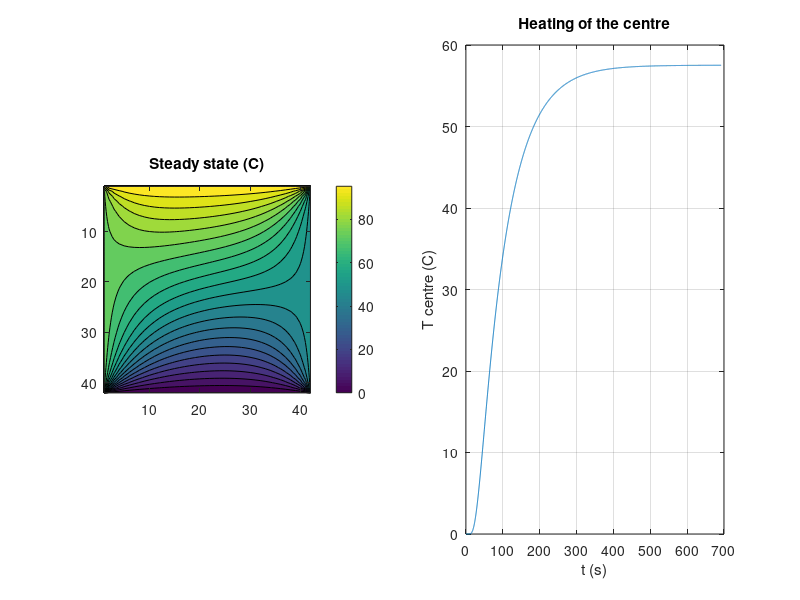

Reproduce this figure in MATLAB.
% Day 125 · Project 18: Heat Conduction in a Plate (Finite Differences) — Full program
% Run: open this file in MATLAB and press Run (or type main in the Command Window)

clc; clear; close all;
n = 40;                                       % inside points per side
Ttop = 100; Tbottom = 0; Tleft = 75; Tright = 50;
% ---- (a) SOR iteration ----
T = zeros(n + 2);
T(1, :) = Ttop; T(end, :) = Tbottom; T(:, 1) = Tleft; T(:, end) = Tright;
T(1, 1) = (Ttop + Tleft)/2; T(1, end) = (Ttop + Tright)/2; T(end, 1) = (Tbottom + Tleft)/2; T(end, end) = (Tbottom + Tright)/2;
w = 2/(1 + sin(pi/(n + 1)));                 % the optimal over-relaxation factor
tic
for iter = 1:5000
    change = 0;
    for i = 2:n + 1
        for j = 2:n + 1
            new = (T(i+1, j) + T(i-1, j) + T(i, j+1) + T(i, j-1))/4;
            delta = w*(new - T(i, j));
            T(i, j) = T(i, j) + delta;
            change = max(change, abs(delta));
        end
    end
    if change < 1e-6, break; end
end
t_sor = toc;
% ---- (b) one sparse linear system ----
tic
e = ones(n, 1);
D = spdiags([e -2*e e], -1:1, n, n);
A = kron(speye(n), D) + kron(D, speye(n));   % the 2-D Laplacian
b = zeros(n);                                % move the known boundary values to the right side
b(1, :) = b(1, :) - Ttop;  b(end, :) = b(end, :) - Tbottom;
b(:, 1) = b(:, 1) - Tleft; b(:, end) = b(:, end) - Tright;
Tin = reshape(A \ b(:), n, n);
t_sparse = toc;
fprintf('SOR: %d iterations, %.3f s | sparse direct: %.3f s | max difference %.2e C\n', iter, t_sor, t_sparse, max(max(abs(Tin - T(2:end-1, 2:end-1)))));
fprintf('Centre temperature: %.3f C (by symmetry of the equation it is the mean of the edges, %.2f C)\n', Tin(n/2, n/2)/2 + Tin(n/2 + 1, n/2 + 1)/2, mean([Ttop Tbottom Tleft Tright]));
subplot(1, 2, 1); contourf(T, 20); axis ij equal tight; colorbar; title('Steady state (C)')
% ---- (c) transient heating of a cold plate ----
alpha = 1.1e-4; L = 0.4; h = L/(n + 1);
dt = 0.2*h^2/alpha;                           % below the stability limit 0.25
r = alpha*dt/h^2;
U = zeros(n + 2); U(1, :) = Ttop; U(end, :) = Tbottom; U(:, 1) = Tleft; U(:, end) = Tright;
centre = zeros(1, 4000);
for k = 1:4000
    U(2:end-1, 2:end-1) = U(2:end-1, 2:end-1) + r*(U(3:end, 2:end-1) + U(1:end-2, 2:end-1) + U(2:end-1, 3:end) + U(2:end-1, 1:end-2) - 4*U(2:end-1, 2:end-1));
    centre(k) = U(n/2 + 1, n/2 + 1);
end
fprintf('Transient: r = %.2f, after %.0f s the centre is at %.2f C\n', r, 4000*dt, centre(end));
subplot(1, 2, 2); plot((1:4000)*dt, centre); grid on; xlabel('t (s)'); ylabel('T centre (C)'); title('Heating of the centre')
